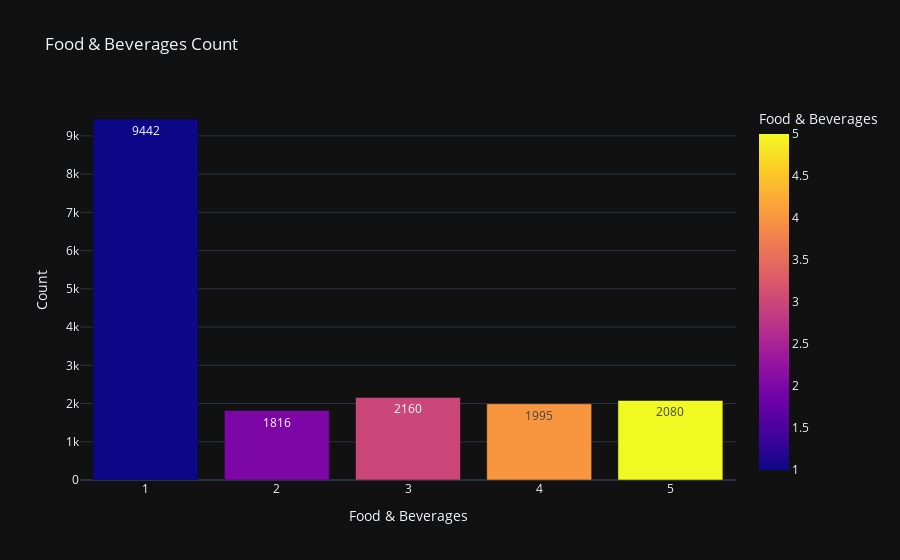

Notebook code for this chart:
### Code cell
px.bar(df_eda.groupby('food_&_beverages')['index'].count().reset_index(), x='food_&_beverages', y='index', color='food_&_beverages', template='plotly_dark', labels={'food_&_beverages':'Food & Beverages', 'index':'Count'}, title='Food & Beverages Count', text_auto=True)

### Figure 1 — Plotly figure (JSON) as saved in the notebook; plotly's stock layout.template omitted (floating-point values rounded to 4 significant figures)
{"data": [{"alignmentgroup": "True", "hovertemplate": "Food & Beverages=%{marker.color}<br>Count=%{y}<extra></extra>", "legendgroup": "", "marker": {"color": [1, 2, 3, 4, 5], "coloraxis": "coloraxis", "pattern": {"shape": ""}}, "name": "", "offsetgroup": "", "orientation": "v", "showlegend": false, "textposition": "auto", "texttemplate": "%{y}", "type": "bar", "x": [1, 2, 3, 4, 5], "xaxis": "x", "y": [9442, 1816, 2160, 1995, 2080], "yaxis": "y"}], "layout": {"barmode": "relative", "coloraxis": {"colorbar": {"title": {"text": "Food & Beverages"}}, "colorscale": [[0, "#0d0887"], [0.1111, "#46039f"], [0.2222, "#7201a8"], [0.3333, "#9c179e"], [0.4444, "#bd3786"], [0.5556, "#d8576b"], [0.6667, "#ed7953"], [0.7778, "#fb9f3a"], [0.8889, "#fdca26"], [1, "#f0f921"]]}, "legend": {"tracegroupgap": 0}, "title": {"text": "Food & Beverages Count"}, "xaxis": {"anchor": "y", "domain": [0, 1], "title": {"text": "Food & Beverages"}}, "yaxis": {"anchor": "x", "domain": [0, 1], "title": {"text": "Count"}}}}
